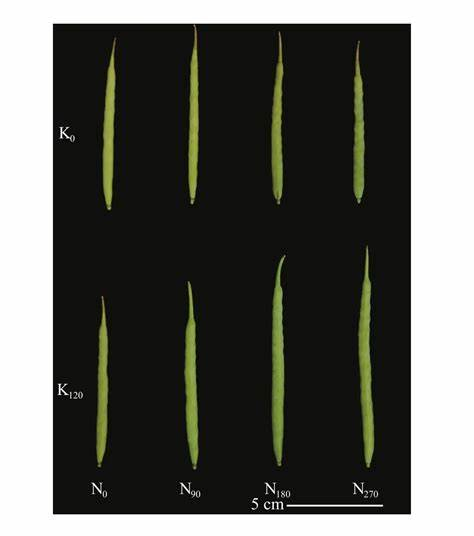
#> input picture test/p3.jpg, 474 x 536 px, found by its file name
$ python main.py
#> lines starting #> are read from the running program, lines starting #| are printed output that depends on the picture; after the words box and inside, x2 and y2 are one past the last pixel; in counts of white or black regions, pixels touching at a corner belong together
import cv2
import numpy as np

# 读取图像
image = cv2.imread(r'C:\Users\w\Desktop\adacv\test\p3.jpg')
#> image is the input picture: shape (536, 474, 3); mean B, G, R 90.7, 95.9, 95.1

# 转换为HSV色彩空间，用于颜色过滤
hsv = cv2.cvtColor(image, cv2.COLOR_BGR2HSV)
#> hsv: shape (536, 474, 3); mean H, S, V 24.4, 36.2, 96.1

# 定义绿色的HSV范围
lower_green = np.array([35, 40, 40])
upper_green = np.array([85, 255, 255])
mask = cv2.inRange(hsv, lower_green, upper_green)
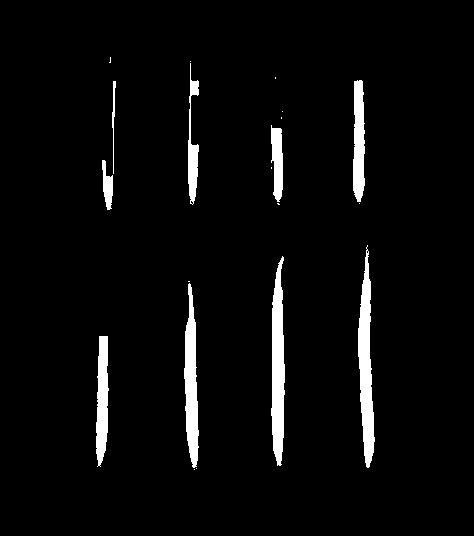
#> mask: shape (536, 474); 4.1% white; 20 white regions (11 under 20 px), largest, box (x1, y1, x2, y2) and area: (358, 245, 375, 468) 2147, (271, 256, 285, 466) 2119, (184, 283, 199, 468) 1744

# 应用掩膜
filtered_image = cv2.bitwise_and(image, image, mask=mask)
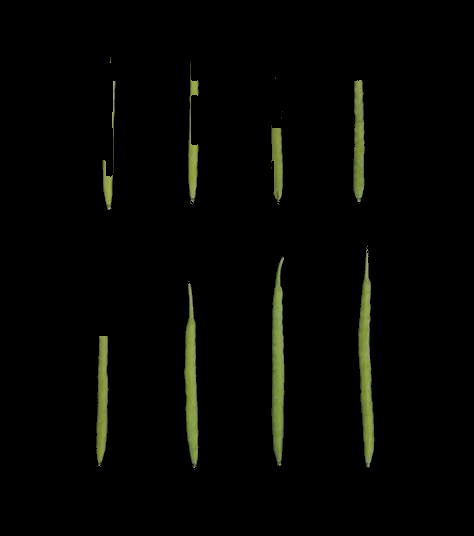
#> filtered_image: shape (536, 474, 3); mean B, G, R 2.5, 5.3, 4.7

# 转换为灰度图
gray = cv2.cvtColor(filtered_image, cv2.COLOR_BGR2GRAY)
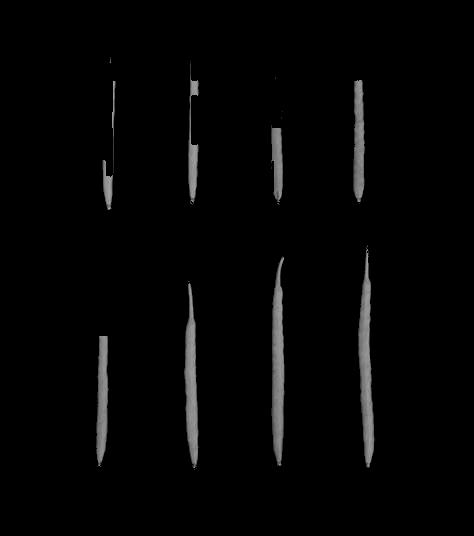
#> gray: shape (536, 474); min 0, max 180, mean 4.8

# 高斯模糊，平滑图像
blurred = cv2.GaussianBlur(gray, (5, 5), 0)

# 二值化
_, thresh = cv2.threshold(blurred, 20, 255, cv2.THRESH_BINARY)
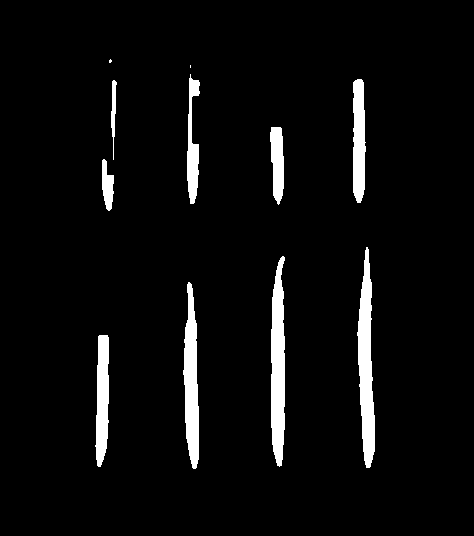
#> thresh: shape (536, 474); 4.8% white; 11 white regions (2 under 20 px)

# 检测轮廓
contours, _ = cv2.findContours(thresh, cv2.RETR_EXTERNAL, cv2.CHAIN_APPROX_SIMPLE)
#> contours = 11 contours, 2 with area under 20; largest, box (x1, y1, x2, y2) and area: (357, 247, 375, 468) 2221, (271, 256, 285, 467) 2184, (183, 282, 199, 469) 1836, (95, 335, 109, 467) 1304, (353, 79, 366, 203) 1243

# 假设的比例尺值（例如每个像素代表0.1 cm）
scale = 0.1  # 每个像素的实际物理长度（单位：厘米）
count = 0
detected_pods = []

# 遍历每个轮廓
for contour in contours:
    # 计算轮廓的外接矩形
    x, y, w, h = cv2.boundingRect(contour)
    merged = False

    # 尝试合并相邻的轮廓
    for j, existing in enumerate(detected_pods):
        ex, ey, ew, eh = existing
        # 如果两个轮廓在垂直方向上重叠且水平距离接近，合并为一个角果
        if abs(x - ex) < max(w, ew) and abs(y - (ey + eh)) < 20:
            # 更新现有角果的边界框
            nx = min(x, ex)
            ny = min(y, ey)
            nw = max(x + w, ex + ew) - nx
            nh = max(y + h, ey + eh) - ny
            detected_pods[j] = (nx, ny, nw, nh)
            merged = True
            break
    if not merged:
        detected_pods.append((x, y, w, h))
        count += 1
#> this loop made 11 passes
#> (contour, x, y, w, h) on pass 10: ([[190, 65], [190, 67]], 190, 65, 1, 3)
#> (x, y, w, h) on passes 1 to 6: (95, 335, 14, 132), (183, 282, 16, 187), (271, 256, 14, 211), (357, 247, 18, 221), (102, 159, 12, 52), (270, 127, 14, 78)
#> after the loop, count = 11; detected_pods = [(95, 335, 14, 132), (183, 282, 16, 187), (271, 256, 14, 211), (357, 247, 18, 221), (102, 159, 12, 52), (270, 127, 14, 78), (111, 80, 6, 80), (353, 79, 13, 124), (187, 74, 13, 130), (190, 65, 1, 3), (109, 59, 3, 4)]

# 绘制并标注每个检测到的角果
for idx, (x, y, w, h) in enumerate(detected_pods, 1):
    # 绘制绿色外框
    cv2.rectangle(image, (x, y), (x + w, y + h), (0, 255, 0), 2)

    # 顶部5%为细柄
    stem_start_y = y
    stem_end_y = y + int(h * 0.05)
    stem_length = (stem_end_y - stem_start_y) * scale
    cv2.rectangle(image, (x, stem_start_y), (x + w, stem_end_y), (255, 0, 255), 2)  # 紫色表示细柄
    cv2.putText(image, f"{stem_length:.1f} cm", (x - 50, (stem_start_y + stem_end_y) // 2),
                cv2.FONT_HERSHEY_SIMPLEX, 0.5, (255, 0, 255), 1)

    # 中间90%为果实
    fruit_start_y = y + int(h * 0.05)
    fruit_end_y = y + int(h * 0.95)
    fruit_length = (fruit_end_y - fruit_start_y) * scale
    cv2.rectangle(image, (x, fruit_start_y), (x + w, fruit_end_y), (255, 0, 0), 2)  # 蓝色表示果实部分
    cv2.putText(image, f"{fruit_length:.1f} cm", (x - 50, (fruit_start_y + fruit_end_y) // 2),
                cv2.FONT_HERSHEY_SIMPLEX, 0.5, (255, 0, 0), 1)

    # 底部5%为尾部尖端
    tip_start_y = y + int(h * 0.95)
    tip_end_y = y + h
    tip_length = (tip_end_y - tip_start_y) * scale
    cv2.rectangle(image, (x, tip_start_y), (x + w, tip_end_y), (0, 255, 255), 2)  # 黄色表示尾部尖端
    cv2.putText(image, f"{tip_length:.1f} cm", (x - 50, (tip_start_y + tip_end_y) // 2),
                cv2.FONT_HERSHEY_SIMPLEX, 0.5, (0, 255, 255), 1)

    # 标注角果的计数序号
    cv2.putText(image, f"#{idx}", (x + w + 10, y + h // 2),
                cv2.FONT_HERSHEY_SIMPLEX, 0.6, (0, 255, 0), 2)
#> this loop made 11 passes
#> (x, y, w, h, stem_start_y, stem_end_y, stem_length, fruit_start_y) on passes 1 to 11: (95, 335, 14, 132, 335, 341, 0.6, 341), (183, 282, 16, 187, 282, 291, 0.9, 291), (271, 256, 14, 211, 256, 266, 1, 266), (357, 247, 18, 221, 247, 258, 1.1, 258), (102, 159, 12, 52, 159, 161, 0.2, 161), (270, 127, 14, 78, 127, 130, 0.3, 130), (111, 80, 6, 80, 80, 84, 0.4, 84), (353, 79, 13, 124, 79, 85, 0.6, 85), (187, 74, 13, 130, 74, 80, 0.6, 80), (190, 65, 1, 3, 65, 65, 0, 65), (109, 59, 3, 4, 59, 59, 0, 59)
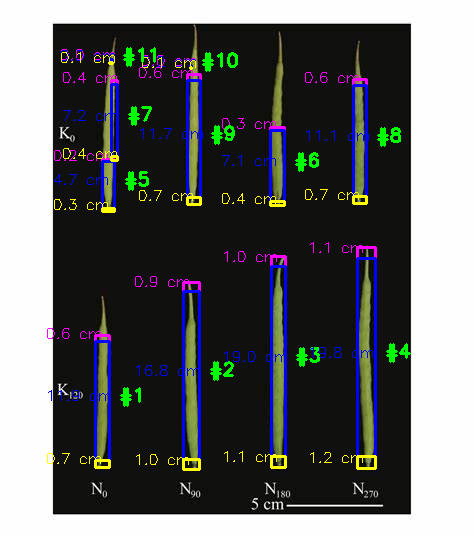
#> image: shape (536, 474, 3); 5.53% of pixels changed, all inside (x1, y1, x2, y2) = (47, 47, 411, 471)

# 在图像左上角显示总计数结果
cv2.putText(image, f"Total Count: {count}", (20, 30),
            cv2.FONT_HERSHEY_SIMPLEX, 1, (0, 255, 0), 2)
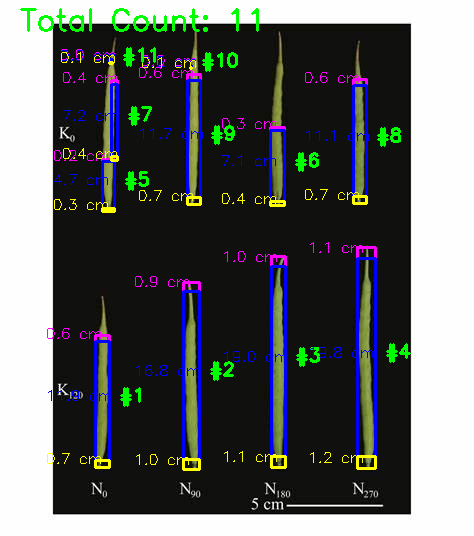
#> image: shape (536, 474, 3); 0.53% of pixels changed, all inside (x1, y1, x2, y2) = (20, 8, 259, 32)

# 显示结果图像
cv2.imshow("Counted Pods with Part Lengths", image)
cv2.waitKey(0)
cv2.destroyAllWindows()

$ run again, with test/p4.jpg copied over test/p3.jpg
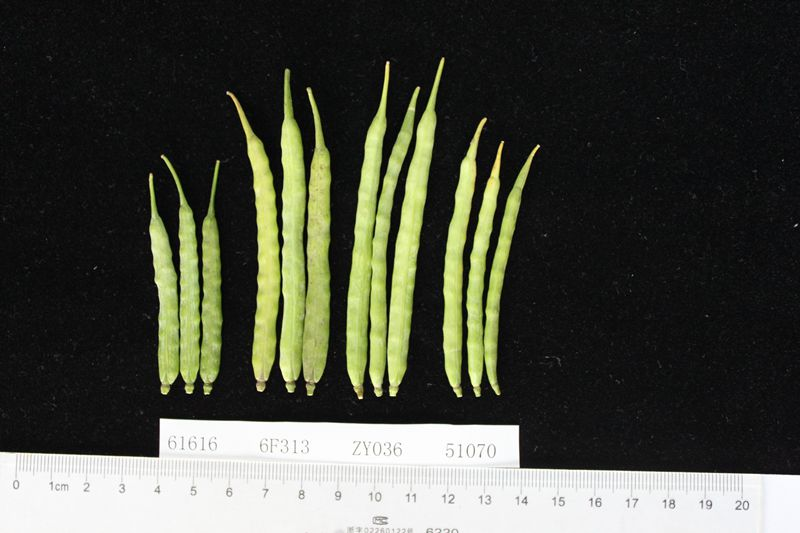
#> input picture test/p4.jpg, 800 x 533 px, found by its file name
#> image is the input picture: shape (533, 800, 3); mean B, G, R 64.1, 75.6, 73.3
#> hsv: shape (533, 800, 3); mean H, S, V 34.9, 33.4, 76.1
#> `mask = cv2.inRange(hsv, lower_green, upper_green)`:
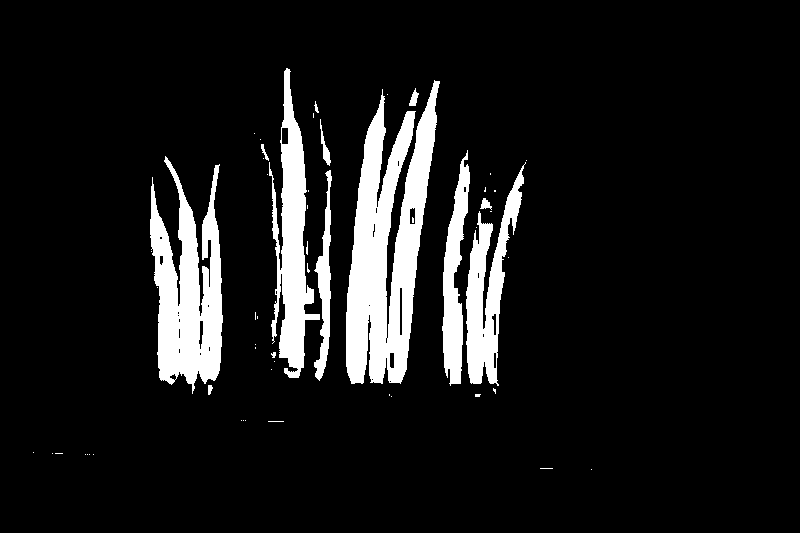
#> mask: shape (533, 800); 10.1% white; 56 white regions (42 under 20 px), largest, box (x1, y1, x2, y2) and area: (346, 80, 440, 384) 15448, (150, 156, 223, 394) 10067, (269, 68, 320, 378) 6760
#> thresh: shape (533, 800); 11.4% white; 21 white regions (6 under 20 px)
#> contours = 21 contours, 8 with area under 20; largest, box (x1, y1, x2, y2) and area: (345, 80, 441, 385) 16376, (149, 156, 224, 394) 10770, (267, 68, 332, 381) 9278, (465, 162, 526, 386) 5566, (441, 151, 471, 386) 3575
#> the loop `for contour in contours:` made 21 passes
#> (contour, x, y, w, h) on passes 1, 3: ([[541, 468], [548, 468]], 541, 468, 8, 1), ([[389, 394], [389, 395]], 389, 394, 1, 2)
#> after the loop `for contour in contours:`: count = 21; detected_pods = 21 items, first 6: (541, 468, 8, 1), (269, 420, 15, 3), (389, 394, 1, 2), (474, 393, 7, 5), (492, 387, 5, 7), (207, 384, 6, 11)
#> the loop `for idx, (x, y, w, h) in enumerate(detected_pods, 1):` made 21 passes
#> (x, y, w, h, stem_start_y, stem_end_y, stem_length, fruit_start_y) on passes 1 to 8: (541, 468, 8, 1, 468, 468, 0, 468), (269, 420, 15, 3, 420, 420, 0, 420), (389, 394, 1, 2, 394, 394, 0, 394), (474, 393, 7, 5, 393, 393, 0, 393), (492, 387, 5, 7, 387, 387, 0, 387), (207, 384, 6, 11, 384, 384, 0, 384), (270, 351, 7, 8, 351, 351, 0, 351), (254, 344, 3, 6, 344, 344, 0, 344)
#> `cv2.putText(image, f"Total Count: {count}", (20, 30), cv2.FONT_HERSHEY..`:
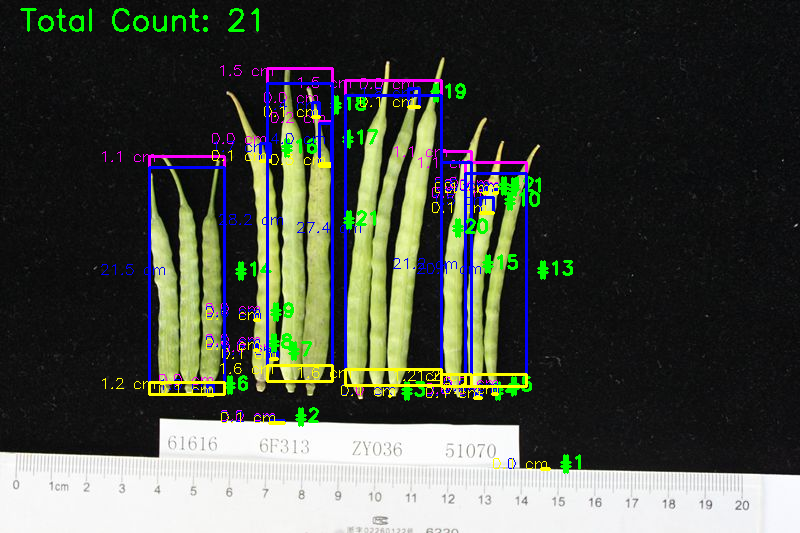
#> image: shape (533, 800, 3); mean B, G, R 69, 78.4, 73.9

$ run again, with test/p2.png saved as test/p3.jpg
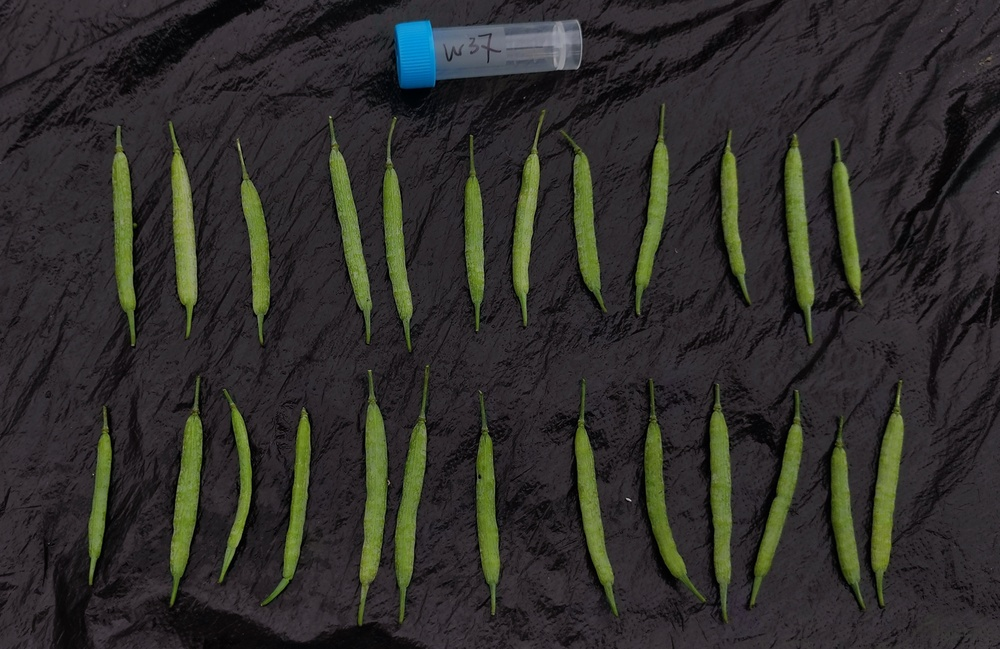
#> input picture test/p2.png, 1000 x 649 px, shrunk from 1434 x 931 before the run, found by its file name
#> image is the input picture: shape (649, 1000, 3); mean B, G, R 42.3, 45.9, 47
#> hsv: shape (649, 1000, 3); mean H, S, V 131.6, 48.5, 50.3
#> `mask = cv2.inRange(hsv, lower_green, upper_green)`:
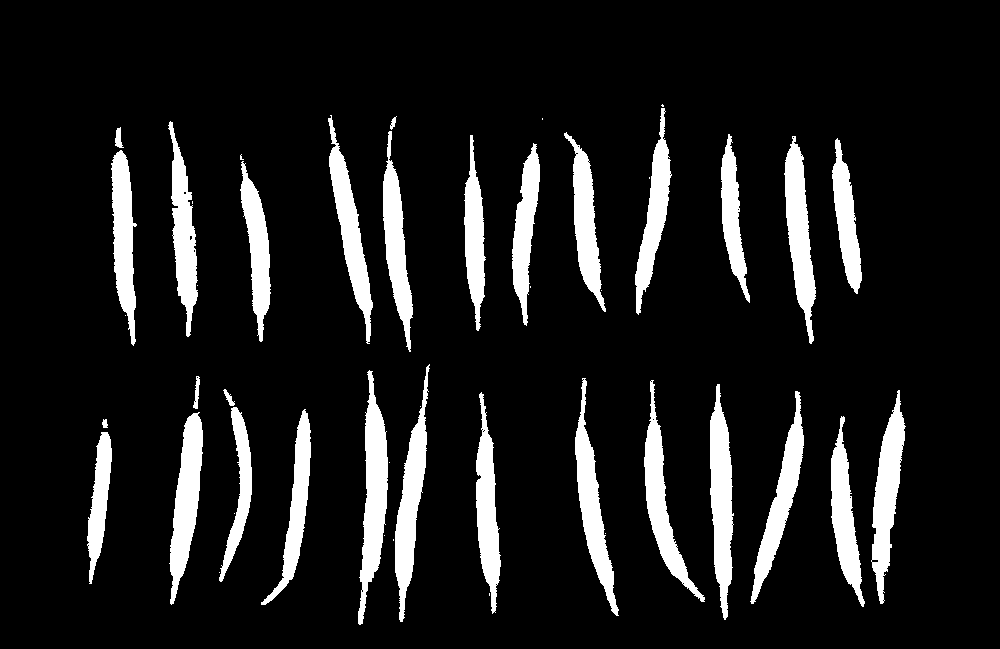
#> mask: shape (649, 1000); 11.4% white; 47 white regions (17 under 20 px), largest, box (x1, y1, x2, y2) and area: (358, 370, 388, 625) 3881, (710, 384, 734, 620) 3601, (871, 390, 906, 604) 3450
#> thresh: shape (649, 1000); 12.3% white; 28 white regions (1 under 20 px)
#> contours = 28 contours, 1 with area under 20; largest, box (x1, y1, x2, y2) and area: (358, 370, 389, 625) 3950, (709, 383, 734, 620) 3551, (394, 365, 430, 622) 3485, (871, 390, 906, 604) 3462, (169, 412, 204, 605) 3457
#> the loop `for contour in contours:` made 28 passes
#> (contour, x, y, w, h) on pass 25: ([[542, 118], [542, 119]], 542, 118, 1, 2)
#> after the loop `for contour in contours:`: count = 28; detected_pods = 28 items, first 6: (87, 431, 26, 154), (102, 419, 6, 10), (831, 416, 34, 191), (169, 412, 35, 193), (261, 409, 51, 197), (476, 392, 25, 222)
#> the loop `for idx, (x, y, w, h) in enumerate(detected_pods, 1):` made 28 passes
#> (x, y, w, h, stem_start_y, stem_end_y, stem_length, fruit_start_y) on passes 1 to 8: (87, 431, 26, 154, 431, 438, 0.7, 438), (102, 419, 6, 10, 419, 419, 0, 419), (831, 416, 34, 191, 416, 425, 0.9, 425), (169, 412, 35, 193, 412, 421, 0.9, 421), (261, 409, 51, 197, 409, 418, 0.9, 418), (476, 392, 25, 222, 392, 403, 1.1, 403), (871, 390, 35, 214, 390, 400, 1, 400), (750, 390, 54, 215, 390, 400, 1, 400)
#> `cv2.putText(image, f"Total Count: {count}", (20, 30), cv2.FONT_HERSHEY..`:
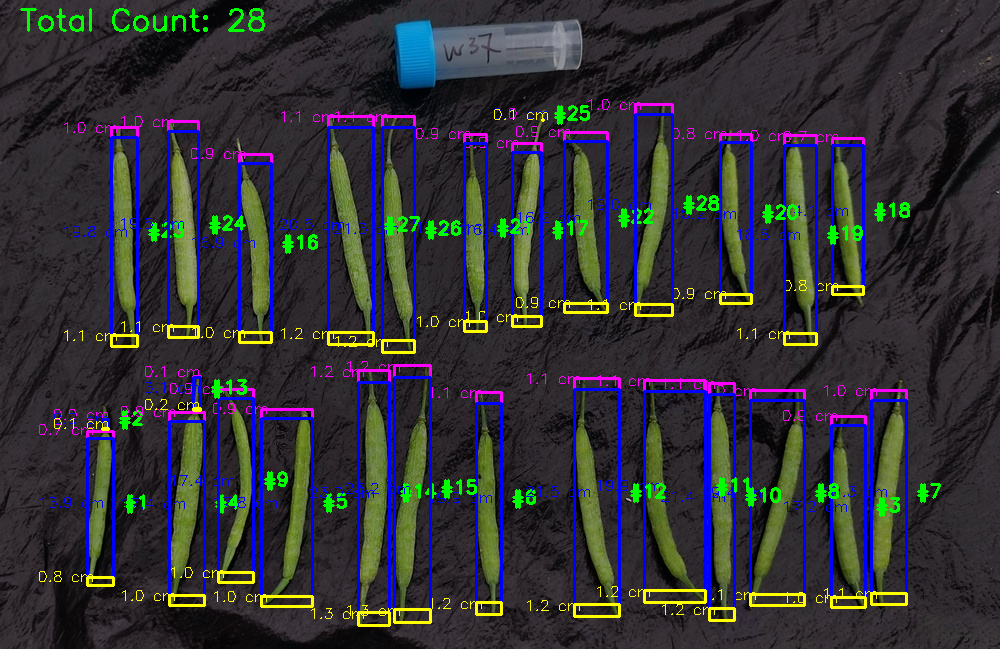
#> image: shape (649, 1000, 3); mean B, G, R 54.3, 49.6, 49.2
